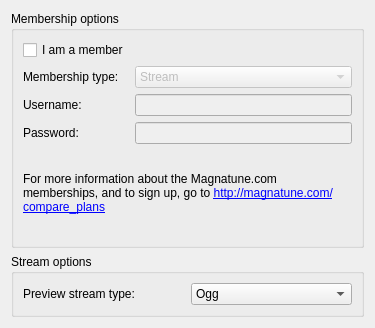
<ui version="4.0" >
 <class>MagnatuneConfigWidget</class>
 <widget class="QWidget" name="MagnatuneConfigWidget" >
  <property name="geometry" >
   <rect>
    <x>0</x>
    <y>0</y>
    <width>375</width>
    <height>328</height>
   </rect>
  </property>
  <layout class="QGridLayout" >
   <item row="1" column="0" >
    <widget class="QGroupBox" name="groupBox" >
     <property name="title" >
      <string>Membership options</string>
     </property>
     <layout class="QGridLayout" >
      <item row="0" column="0" >
       <widget class="QCheckBox" name="isMemberCheckbox" >
        <property name="text" >
         <string>I am a member</string>
        </property>
       </widget>
      </item>
      <item row="0" column="1" >
       <spacer>
        <property name="orientation" >
         <enum>Qt::Horizontal</enum>
        </property>
        <property name="sizeHint" stdset="0" >
         <size>
          <width>40</width>
          <height>20</height>
         </size>
        </property>
       </spacer>
      </item>
      <item row="1" column="0" >
       <widget class="QLabel" name="label" >
        <property name="text" >
         <string>Membership type:</string>
        </property>
       </widget>
      </item>
      <item row="1" column="1" >
       <widget class="QComboBox" name="typeComboBox" >
        <property name="enabled" >
         <bool>false</bool>
        </property>
        <item>
         <property name="text" >
          <string>Stream</string>
         </property>
        </item>
        <item>
         <property name="text" >
          <string>Download</string>
         </property>
        </item>
       </widget>
      </item>
      <item row="2" column="0" >
       <widget class="QLabel" name="label_2" >
        <property name="text" >
         <string comment="Username for logins to Magnatune" >Username:</string>
        </property>
       </widget>
      </item>
      <item row="2" column="1" >
       <widget class="QLineEdit" name="usernameEdit" >
        <property name="enabled" >
         <bool>false</bool>
        </property>
       </widget>
      </item>
      <item row="3" column="0" >
       <widget class="QLabel" name="label_3" >
        <property name="text" >
         <string>Password:</string>
        </property>
       </widget>
      </item>
      <item row="3" column="1" >
       <widget class="QLineEdit" name="passwordEdit" >
        <property name="enabled" >
         <bool>false</bool>
        </property>
       </widget>
      </item>
      <item row="4" column="0" colspan="2" >
       <widget class="QLabel" name="label_4" >
        <property name="text" >
         <string>For more information about the Magnatune.com memberships, and to sign up, go to &lt;a href="http://magnatune.com/compare_plans">http://magnatune.com/compare_plans&lt;/a> </string>
        </property>
        <property name="textFormat" >
         <enum>Qt::AutoText</enum>
        </property>
        <property name="wordWrap" >
         <bool>true</bool>
        </property>
        <property name="openExternalLinks" >
         <bool>true</bool>
        </property>
       </widget>
      </item>
     </layout>
    </widget>
   </item>
   <item row="2" column="0" >
    <widget class="QGroupBox" name="groupBox_2" >
     <property name="sizePolicy" >
      <sizepolicy vsizetype="Fixed" hsizetype="Preferred" >
       <horstretch>0</horstretch>
       <verstretch>0</verstretch>
      </sizepolicy>
     </property>
     <property name="title" >
      <string>Stream options</string>
     </property>
     <layout class="QGridLayout" >
      <item row="0" column="0" >
       <widget class="QLabel" name="label_5" >
        <property name="text" >
         <string>Preview stream type:</string>
        </property>
       </widget>
      </item>
      <item row="0" column="1" >
       <widget class="QComboBox" name="streamTypeComboBox" >
        <item>
         <property name="text" >
          <string>Ogg</string>
         </property>
        </item>
        <item>
         <property name="text" >
          <string>High Quality Mp3</string>
         </property>
        </item>
        <item>
         <property name="text" >
          <string>Low Quality Mp3</string>
         </property>
        </item>
       </widget>
      </item>
     </layout>
    </widget>
   </item>
  </layout>
 </widget>
 <resources/>
 <connections>
  <connection>
   <sender>isMemberCheckbox</sender>
   <signal>toggled(bool)</signal>
   <receiver>typeComboBox</receiver>
   <slot>setEnabled(bool)</slot>
   <hints>
    <hint type="sourcelabel" >
     <x>76</x>
     <y>51</y>
    </hint>
    <hint type="destinationlabel" >
     <x>252</x>
     <y>81</y>
    </hint>
   </hints>
  </connection>
  <connection>
   <sender>isMemberCheckbox</sender>
   <signal>toggled(bool)</signal>
   <receiver>usernameEdit</receiver>
   <slot>setEnabled(bool)</slot>
   <hints>
    <hint type="sourcelabel" >
     <x>76</x>
     <y>51</y>
    </hint>
    <hint type="destinationlabel" >
     <x>252</x>
     <y>115</y>
    </hint>
   </hints>
  </connection>
  <connection>
   <sender>isMemberCheckbox</sender>
   <signal>toggled(bool)</signal>
   <receiver>passwordEdit</receiver>
   <slot>setEnabled(bool)</slot>
   <hints>
    <hint type="sourcelabel" >
     <x>76</x>
     <y>51</y>
    </hint>
    <hint type="destinationlabel" >
     <x>252</x>
     <y>150</y>
    </hint>
   </hints>
  </connection>
 </connections>
</ui>
